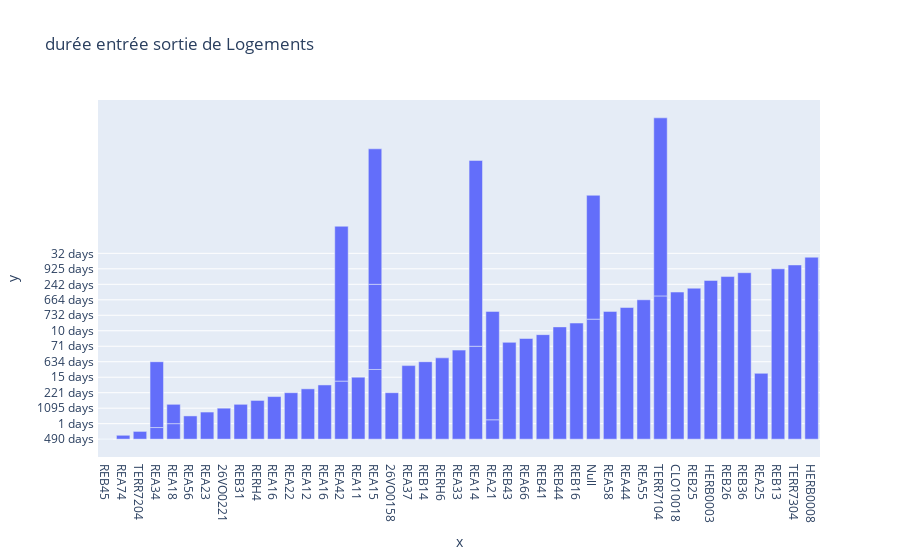

Notebook source saved alongside this figure:
### Code cell
import plotly.express as px
df1 = pd.read_csv("durée_entrée_sortie.csv")

fig = px.bar( x=df1.Logement, y=df1.duree_entree_sortie, title='durée entrée sortie de Logements',             
             barmode='stack')
fig.show()

### Figure 1 — Plotly figure (JSON) as saved in the notebook; plotly's stock layout.template omitted (floating-point values rounded to 4 significant figures)
{"data": [{"alignmentgroup": "True", "hovertemplate": "x=%{x}<br>y=%{y}<extra></extra>", "legendgroup": "", "marker": {"color": "#636efa"}, "name": "", "offsetgroup": "", "orientation": "v", "showlegend": false, "textposition": "auto", "type": "bar", "x": ["REB45     ", "REA74     ", "TERR7204", "REA34     ", "REA18     ", "REA18     ", "REA56     ", "REA23     ", "26VO0221", "REB31     ", "RERH4     ", "REA16     ", "REA22", "REA12     ", "REA16", "REA42", "REA11     ", "REA34     ", "REA15     ", "26VO0158", "REA37     ", "REB14     ", "RERH6", "REA15     ", "REA33     ", "REA14     ", "REA21     ", "REB43     ", "REA66     ", "REB41     ", "REA21     ", "REB44     ", "REB16     ", "Null", "Null", "REA58     ", "REA44     ", "REA15     ", "REA55     ", "TERR7104", "CLO10018", "REB25     ", "REA42", "HERB0003", "REB26     ", "REB36     ", "REA25", "REB13     ", "TERR7304", "TERR7104", "HERB0008", "REA14     "], "xaxis": "x", "y": ["490 days ", "4369 days", "556 days ", "189 days ", "1 days ", "23 days ", "853 days ", "1323 days ", "1095 days ", "584 days ", "89 days ", "48 days ", "221 days ", "354 days ", "337 days ", "220 days ", "15 days ", "401 days ", "18 days ", "221 days ", "91 days ", "634 days ", "43 days ", "24 days ", "627 days ", "71 days ", "23 days ", "760 days ", "522 days ", "767 days ", "10 days ", "312 days ", "457 days ", "732 days", "732 days ", "729 days ", "1420 days ", "14 days ", "664 days ", "794 days ", "1795 days", "2622 days ", "242 days ", "1402 days ", "961 days ", "1525 days ", "401 days ", "925 days ", "4342 days ", "1802 days ", "525 days ", "32 days "], "yaxis": "y"}], "layout": {"barmode": "stack", "legend": {"tracegroupgap": 0}, "title": {"text": "durée entrée sortie de Logements"}, "xaxis": {"anchor": "y", "domain": [0, 1], "title": {"text": "x"}}, "yaxis": {"anchor": "x", "domain": [0, 1], "title": {"text": "y"}}}}
